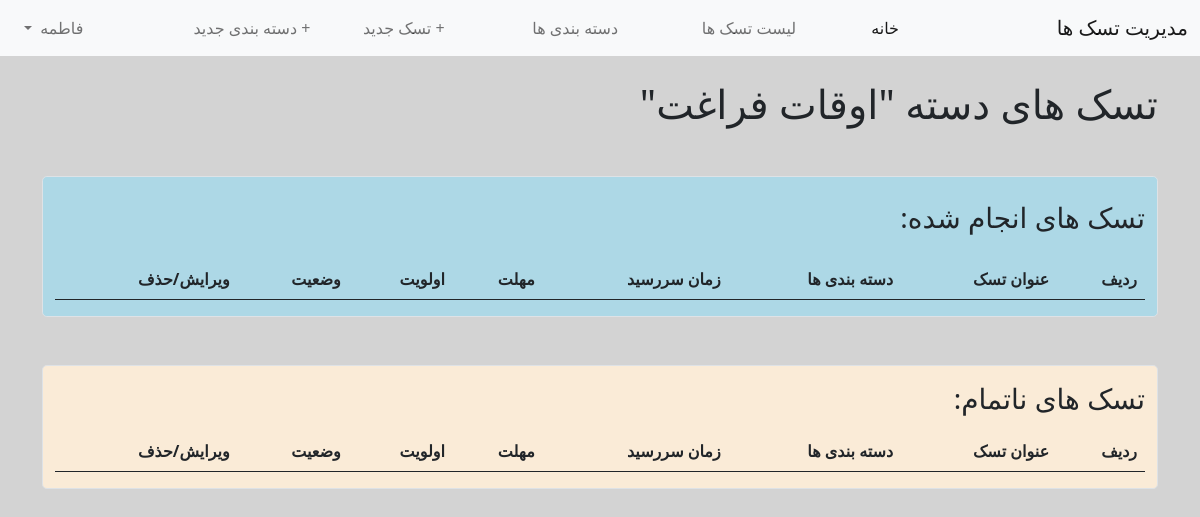
The page /todo/2/detail/ (signed in) on the database as committed earlier.
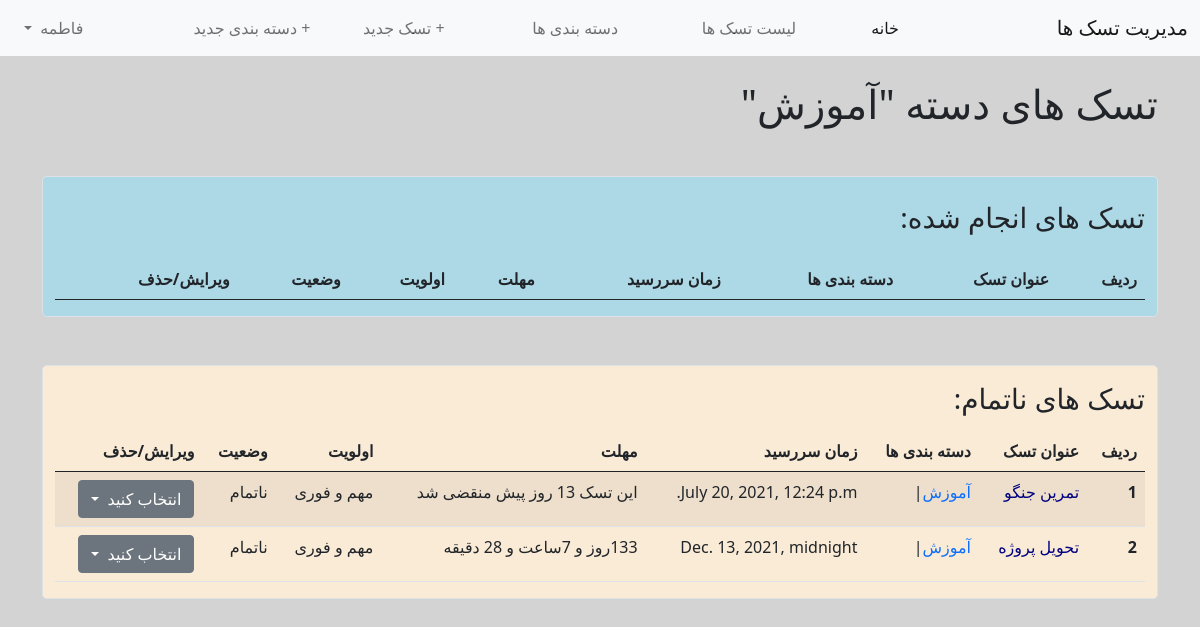
The same page on the database as committed later.
### todos/models.py (models this page shows, shortened)
class Category(models.Model):
    name = models.CharField(max_length=100)
    user = models.ForeignKey(get_user_model(), on_delete=models.CASCADE, related_name='user_categories')
    objects = CategoryManager()
    class Meta:
        constraints = [
            models.UniqueConstraint(fields=['name', 'user'], name='unique_group')
        ]
    def __str__(self):
        return self.name

class Task(models.Model):
    PRIORITY = [
        ('1', 'مهم و فوری'),  # الان انجامش بده
        ('2', 'غیرمهم و فوری'),  # بسپار به دیگری یا یه وقتی براش خالی کن
        ('3', 'مهم و غیرفوری'),  # براش برنامه ریزی کن
        ('4', 'غیرمهم و غیرفوری'),  # ترجیحاٌ حذفش کن یا بذار برای تعطیلات
    ]
    STATUS = [('U', 'ناتمام'), ('D', 'انجام شد')]
    title = models.CharField(max_length=150)
    description = models.TextField(max_length=720, blank=True, default='')
    category = models.ManyToManyField(Category, related_name='category', related_query_name='cat_tasks')
    user = models.ForeignKey(get_user_model(), on_delete=models.CASCADE, related_name='tasks')
    priority = models.CharField(max_length=2, choices=PRIORITY)
    deadline = models.DateTimeField()
    status = models.CharField(max_length=1, default='U', choices=STATUS)
    objects = TaskManager()
    class Meta:
        ordering = ['deadline']
        constraints = [
            models.UniqueConstraint(fields=['title', 'user'], name='unique_group_task')
        ]

### todos/views.py (the view)
# urls.py: path('<int:pk>/detail/', CategoryTasksListView.as_view(), name='category_tasks_list'),
class CategoryTasksListView(LoginRequiredMixin, ListView):
    model = Category
    template_name = 'tasks/category_detail_list.html'
    def get_context_data(self, **kwargs):
        context = super().get_context_data(**kwargs)
        pk = self.kwargs.get('pk')
        try:
            context['done'] = Task.objects.get_done_tasks()['done'].filter(category__id=pk)
            context['due'] = Task.objects.get_done_tasks()['due'].filter(category__id=pk)
            context['category_name'] = Category.objects.get(pk=pk)
        except Task.DoesNotExist:
            context['done'] = None
            context['due'] = None
            context['category_name'] = None
        return context

### todos/managers.py (called while the page is built)
    def get_done_tasks(self):
        due = self.filter(status='U')
        done = self.exclude(status='U')
        return {'done': done, 'due': due}

### todos/templatetags/template_tags.py (called while the page is built)
@register.simple_tag
def task_time_left(task):
    now = timezone.now()
    time_left = task.deadline - now
    days = time_left.days
    hours = time_left.seconds // 3600
    mins = (time_left.seconds % 3600) // 60
    if days<0:
        return f'این تسک {days * -1} روز پیش منقضی شد'
    return f"{days}روز و {hours}ساعت و {mins} دقیقه"

### templates/tasks/category_detail_list.html (shortened to what this page needs)
{% extends 'base.html' %}
{% load template_tags %}
{% block content %}
    <div class="container">
        <h1 class="my-4">تسک های دسته "{{ category_name }}"</h1>
        <div class="container my-5 border rounded-3" style="background-color: lightblue;">
            <h3 class="my-4">تسک های انجام شده:</h3>
            <table class="table table-hover table-striped">
              <thead>
                <tr>
                  <th scope="col">ردیف</th>
                  <th scope="col">عنوان تسک</th>
                  <th scope="col">دسته بندی ها</th>
                  <th scope="col">زمان سررسید</th>
                  <th scope="col">مهلت</th>
                  <th scope="col">اولویت</th>
                    <th scope="col">وضعیت</th>
                  <th scope="col">ویرایش/حذف</th>
                </tr>
              </thead>
            </table>
        </div>
    <div class="container my-5 border rounded-3" style="background-color: antiquewhite;">
            <h3 class="my-3">تسک های ناتمام: </h3>
        <table class="table table-hover table-striped">
          <thead>
            <tr>
              <th scope="col">ردیف</th>
              <th scope="col">عنوان تسک</th>
              <th scope="col">دسته بندی ها</th>
              <th scope="col">زمان سررسید</th>
              <th scope="col">مهلت</th>
              <th scope="col">اولویت</th>
                <th scope="col">وضعیت</th>
              <th scope="col">ویرایش/حذف</th>
            </tr>
          </thead>
          <tbody>
            {% for task in due %}
                <tr>
                  <th scope="row">{{ forloop.counter }}</th>
                  <td><a href="{% url 'details' task.pk%}" class="text-decoration-none" style="color:navy">{{ task.title | capfirst }}</a></td>
                  <td>
                      {% for category in task.category.all %}
                          <a href="{% url 'category_tasks_list' category.pk %}" class="text-decoration-none">{{ category.name }}</a>|
                      {% endfor %}
                  </td>
                    <td>{{ task.deadline }}</td>
                    <td>{% task_time_left task %}</td>
                    <td>{{ task.get_priority_display }}</td>
                    <td>{{ task.get_status_display }}</td>
                    <td>
                         <div class="dropdown">
                              <a class="btn btn-secondary dropdown-toggle" href="" role="button" id="dropdownMenuLink" data-bs-toggle="dropdown" aria-expanded="false">
                                انتخاب کنید
                              </a>
                         </div>
                  </td>
                </tr>
          {% endfor %}
          </tbody>
        </table>
        </div>
    </div>
{% endblock %}

Rows that differ between the two databases and show on the page:
changed Category: name "اوقات فراغت" → "آموزش"
now on this page (row edited): Task: title "تمرین جنگو", deadline "July 20, 2021, 12:24 p.m.", deadline "این تسک 13 روز پیش منقضی شد", priority "مهم و فوری", status "ناتمام", Category (name "آموزش")
added Task: title "تحویل پروژه", deadline "Dec. 13, 2021, midnight", deadline "133روز و 7ساعت و 28 دقیقه", priority "مهم و فوری", status "ناتمام", Category (name "آموزش")
